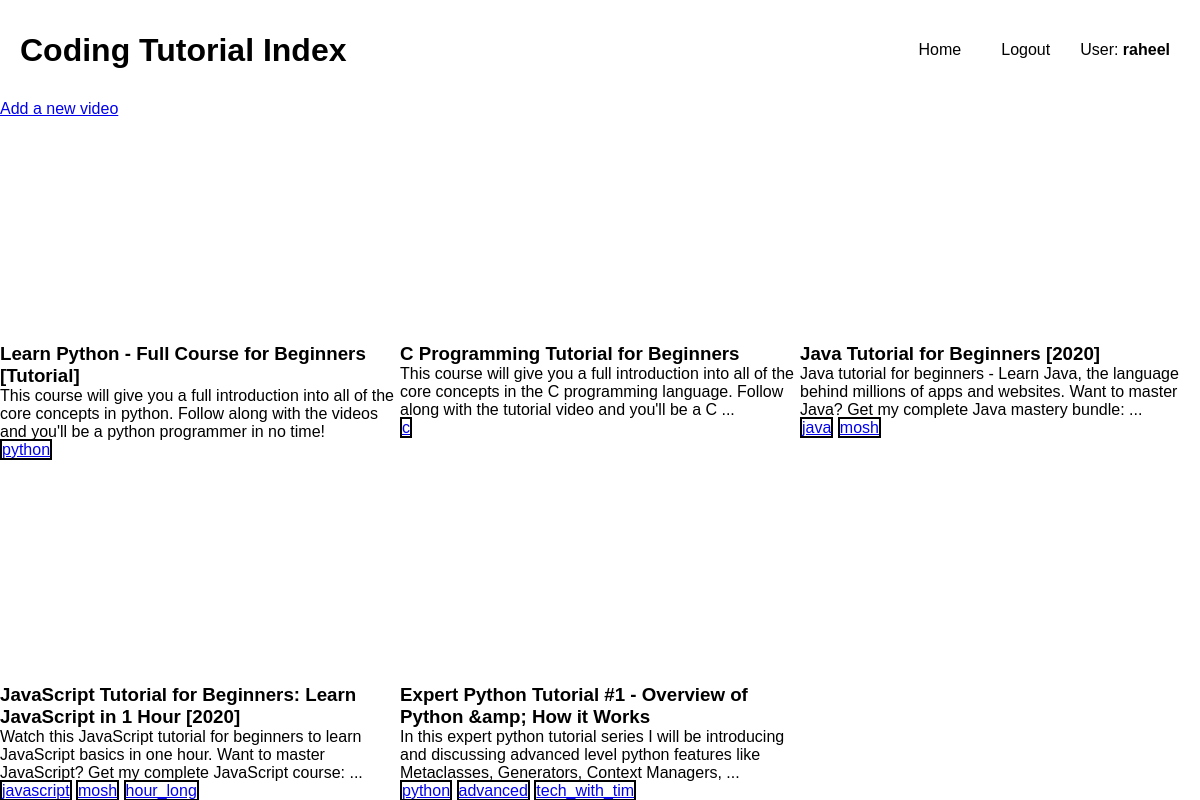
Page / (signed in) on the committed database.
### tutorial_index/models.py (models this page shows, shortened)
class User(AbstractUser):
  def natural_key(self):
    return (self.username)

class Tutorial(models.Model):
  title = models.CharField(max_length=500)
  description = models.CharField(max_length=500)
  video_id = models.CharField(max_length=200)
  category = models.ManyToManyField(Category, blank=True)
  likes = models.ManyToManyField(User, blank=True, related_name="liked_tutorials")
  dislikes = models.ManyToManyField(User, blank=True, related_name="disliked_tutorials")
  comments = models.ManyToManyField(Comment, blank=True)

class Category(models.Model):
  name = models.CharField(max_length=50)

### tutorial_index/views.py (the view)
# urls.py: path('', views.index, name='index'),
def index(request):
  return render(
      request, "tutorial_index/index.html", {
          "tutorials": Tutorial.objects.all()}
  )

### tutorial_index/templates/tutorial_index/index.html (shortened to what this page needs)
{%extends 'tutorial_index/layout.html'%} {%block title%}Home{%endblock%} {%block body%}
<div class="add-video"><a href="{%url 'add-video'%}">Add a new video</a></div>
<main class="tutorials">
  {%for tutorial in tutorials%}
  <div class="tutorial_container">
    <div onclick="showTutorial({{tutorial.id}}, '{{request.user.username}}')">
      <div class="img-wrapper">
      </div>
      <h3>{{tutorial.title}}</h3>
      <p>{{tutorial.description}}</p>
    </div>
    <div>
      {%for category in tutorial.category.all%}
      <a href="{%url 'category' category.name%}" class="category">{{category.name}}</a>
      {%endfor%}
    </div>
  </div>
  {%endfor%}
</main>
{%endblock%}

### tutorial_index/templates/tutorial_index/layout.html (shortened to what this page needs)
{% load static %}
<!DOCTYPE html>
<html lang="en">
<head>
  <link href="{% static 'css/main.css' %}" rel="stylesheet" type="text/css" />
</head>
<body>
  <div class="nav">
    <h1 class="brand_logo"><a href="{%url 'index'%}">Coding Tutorial Index</a></h1>
    <nav>
      <ul>
        <li><a href="{%url 'index'%}">Home</a></li>
        {%if user.is_authenticated %}
        <li><a href="{%url 'logout'%}">Logout</a></li>
        <li style="border: none; transform: none;">User: <b>{{request.user}}</b></li>
        {%else%}
        <li><a href="{%url 'login'%}">Login</a></li>
        {%endif%}
      </ul>
    </nav>
  </div>
  {%block body%}
  {%endblock%}
</body>
</html>

### tutorial_index/static/css/main.css (style rules this page uses)
* { box-sizing:border-box;margin:0;padding:0;font-family:sans-serif }
.nav { padding:20px;display:flex;height:100px }
.nav nav { align-items:center;flex-grow:2;display:flex;justify-content:flex-end }
.nav nav ul { list-style-type:none;display:flex }
.nav nav ul li { padding:10px;transition:0.1s;border-bottom:0px black solid;transform:translateY(0) }
.nav nav ul a { text-decoration:none;padding:10px;color:black }
.brand_logo { display:flex;align-items:center }
.brand_logo a { color:black;text-decoration:none }
.tutorials { display:grid;grid-template-columns:repeat(3, 1fr);justify-items:center }
.tutorial_container { width:400px;cursor:pointer }
.tutorial_container .img-wrapper { height:225px;overflow:hidden;display:flex;align-items:center }
.category { border:2px black solid }

### rows in the picture
User: user "raheel"
Tutorial: title "Learn Python - Full Course for Beginners [Tutorial]", description "This course will give you a full introduction into all of the core concepts in python. Follow along with the videos and you'll be a python programmer in no time!"
Category: name "python"
Tutorial: title "C Programming Tutorial for Beginners", description "This course will give you a full introduction into all of the core concepts in the C programming language. Follow along with the tutorial video and you'll be a C ..."
Category: name "c"
Tutorial: title "Java Tutorial for Beginners [2020]", description "Java tutorial for beginners - Learn Java, the language behind millions of apps and websites. Want to master Java? Get my complete Java mastery bundle: ..."
Category: name "java"
Category: name "mosh"
Tutorial: title "JavaScript Tutorial for Beginners: Learn JavaScript in 1 Hour [2020]", description "Watch this JavaScript tutorial for beginners to learn JavaScript basics in one hour. Want to master JavaScript? Get my complete JavaScript course: ..."
Category: name "javascript"
Category: name "hour_long"
Tutorial: title "Expert Python Tutorial #1 - Overview of Python &amp; How it Works", description "In this expert python tutorial series I will be introducing and discussing advanced level python features like Metaclasses, Generators, Context Managers, ..."
Category: name "advanced"
Category: name "tech_with_tim"
